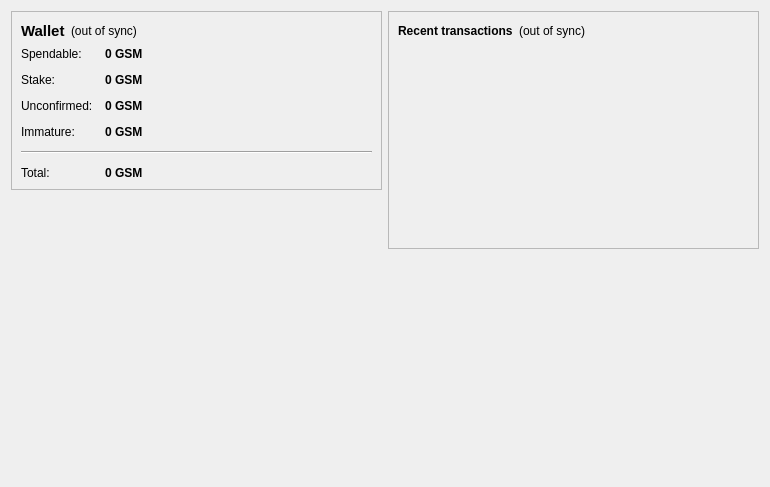
<?xml version="1.0" encoding="UTF-8"?>
<ui version="4.0">
 <class>OverviewPage</class>
 <widget class="QWidget" name="OverviewPage">
  <property name="geometry">
   <rect>
    <x>0</x>
    <y>0</y>
    <width>770</width>
    <height>487</height>
   </rect>
  </property>
  <property name="windowTitle">
   <string>Form</string>
  </property>
  <layout class="QHBoxLayout" name="horizontalLayout" stretch="1,1">
   <item>
    <layout class="QVBoxLayout" name="verticalLayout_2">
     <item>
      <widget class="QFrame" name="frame">
       <property name="frameShape">
        <enum>QFrame::StyledPanel</enum>
       </property>
       <property name="frameShadow">
        <enum>QFrame::Raised</enum>
       </property>
       <layout class="QVBoxLayout" name="verticalLayout_4">
        <item>
         <layout class="QHBoxLayout" name="horizontalLayout_4">
          <item>
           <widget class="QLabel" name="label_5">
            <property name="font">
             <font>
              <pointsize>11</pointsize>
              <weight>75</weight>
              <bold>true</bold>
             </font>
            </property>
            <property name="text">
             <string>Wallet</string>
            </property>
           </widget>
          </item>
          <item>
           <widget class="QLabel" name="labelWalletStatus">
            <property name="toolTip">
             <string>The displayed information may be out of date. Your wallet automatically synchronizes with the GSMcoin network after a connection is established, but this process has not completed yet.</string>
            </property>
            <property name="styleSheet">
             <string notr="true"/>
            </property>
            <property name="text">
             <string notr="true">(out of sync)</string>
            </property>
            <property name="alignment">
             <set>Qt::AlignLeading|Qt::AlignLeft|Qt::AlignVCenter</set>
            </property>
           </widget>
          </item>
          <item>
           <spacer name="horizontalSpacer_2">
            <property name="orientation">
             <enum>Qt::Horizontal</enum>
            </property>
            <property name="sizeHint" stdset="0">
             <size>
              <width>40</width>
              <height>20</height>
             </size>
            </property>
           </spacer>
          </item>
         </layout>
        </item>
        <item>
         <layout class="QFormLayout" name="formLayout_2">
          <property name="fieldGrowthPolicy">
           <enum>QFormLayout::AllNonFixedFieldsGrow</enum>
          </property>
          <property name="horizontalSpacing">
           <number>12</number>
          </property>
          <property name="verticalSpacing">
           <number>12</number>
          </property>
          <item row="0" column="0">
           <widget class="QLabel" name="label">
            <property name="text">
             <string>Spendable:</string>
            </property>
           </widget>
          </item>
          <item row="0" column="1">
           <widget class="QLabel" name="labelBalance">
            <property name="font">
             <font>
              <weight>75</weight>
              <bold>true</bold>
             </font>
            </property>
            <property name="cursor">
             <cursorShape>IBeamCursor</cursorShape>
            </property>
            <property name="toolTip">
             <string>Your current spendable balance</string>
            </property>
            <property name="text">
             <string notr="true">0 GSM</string>
            </property>
            <property name="textInteractionFlags">
             <set>Qt::LinksAccessibleByMouse|Qt::TextSelectableByKeyboard|Qt::TextSelectableByMouse</set>
            </property>
           </widget>
          </item>
          <item row="1" column="0">
           <widget class="QLabel" name="label_6">
            <property name="text">
             <string>Stake:</string>
            </property>
           </widget>
          </item>
          <item row="1" column="1">
           <widget class="QLabel" name="labelStake">
            <property name="font">
             <font>
              <weight>75</weight>
              <bold>true</bold>
             </font>
            </property>
            <property name="cursor">
             <cursorShape>IBeamCursor</cursorShape>
            </property>
            <property name="toolTip">
             <string>Total of coins that was staked, and do not yet count toward the current balance</string>
            </property>
            <property name="text">
             <string notr="true">0 GSM</string>
            </property>
            <property name="textInteractionFlags">
             <set>Qt::LinksAccessibleByMouse|Qt::TextSelectableByKeyboard|Qt::TextSelectableByMouse</set>
            </property>
           </widget>
          </item>
          <item row="2" column="0">
           <widget class="QLabel" name="label_3">
            <property name="text">
             <string>Unconfirmed:</string>
            </property>
           </widget>
          </item>
          <item row="2" column="1">
           <widget class="QLabel" name="labelUnconfirmed">
            <property name="font">
             <font>
              <weight>75</weight>
              <bold>true</bold>
             </font>
            </property>
            <property name="cursor">
             <cursorShape>IBeamCursor</cursorShape>
            </property>
            <property name="toolTip">
             <string>Total of transactions that have yet to be confirmed, and do not yet count toward the current balance</string>
            </property>
            <property name="text">
             <string notr="true">0 GSM</string>
            </property>
            <property name="textInteractionFlags">
             <set>Qt::LinksAccessibleByMouse|Qt::TextSelectableByKeyboard|Qt::TextSelectableByMouse</set>
            </property>
           </widget>
          </item>
          <item row="3" column="0">
           <widget class="QLabel" name="labelImmatureText">
            <property name="text">
             <string>Immature:</string>
            </property>
           </widget>
          </item>
          <item row="3" column="1">
           <widget class="QLabel" name="labelImmature">
            <property name="font">
             <font>
              <weight>75</weight>
              <bold>true</bold>
             </font>
            </property>
            <property name="toolTip">
             <string>Mined balance that has not yet matured</string>
            </property>
            <property name="text">
             <string notr="true">0 GSM</string>
            </property>
            <property name="textInteractionFlags">
             <set>Qt::LinksAccessibleByMouse|Qt::TextSelectableByKeyboard|Qt::TextSelectableByMouse</set>
            </property>
           </widget>
          </item>
          <item row="4" column="0" colspan="2">
           <widget class="Line" name="line">
            <property name="orientation">
             <enum>Qt::Horizontal</enum>
            </property>
           </widget>
          </item>
          <item row="5" column="0">
           <widget class="QLabel" name="labelTotalText">
            <property name="text">
             <string>Total:</string>
            </property>
           </widget>
          </item>
          <item row="5" column="1">
           <widget class="QLabel" name="labelTotal">
            <property name="font">
             <font>
              <weight>75</weight>
              <bold>true</bold>
             </font>
            </property>
            <property name="cursor">
             <cursorShape>IBeamCursor</cursorShape>
            </property>
            <property name="toolTip">
             <string>Your current total balance</string>
            </property>
            <property name="text">
             <string notr="true">0 GSM</string>
            </property>
            <property name="textInteractionFlags">
             <set>Qt::LinksAccessibleByMouse|Qt::TextSelectableByKeyboard|Qt::TextSelectableByMouse</set>
            </property>
           </widget>
          </item>
         </layout>
        </item>
       </layout>
      </widget>
     </item>
     <item>
      <spacer name="verticalSpacer">
       <property name="orientation">
        <enum>Qt::Vertical</enum>
       </property>
       <property name="sizeHint" stdset="0">
        <size>
         <width>20</width>
         <height>40</height>
        </size>
       </property>
      </spacer>
     </item>
     <item>
      <widget class="QLabel" name="label_2">
       <property name="autoFillBackground">
        <bool>true</bool>
       </property>
       <property name="text">
        <string/>
       </property>
       <property name="pixmap">
        <pixmap resource="../bitcoin.qrc">:/images/GSMcoinoverv</pixmap>
       </property>
       <property name="scaledContents">
        <bool>false</bool>
       </property>
       <property name="margin">
        <number>0</number>
       </property>
      </widget>
     </item>
    </layout>
   </item>
   <item>
    <layout class="QVBoxLayout" name="verticalLayout_3">
     <item>
      <widget class="QFrame" name="frame_2">
       <property name="frameShape">
        <enum>QFrame::StyledPanel</enum>
       </property>
       <property name="frameShadow">
        <enum>QFrame::Raised</enum>
       </property>
       <layout class="QVBoxLayout" name="verticalLayout">
        <item>
         <layout class="QHBoxLayout" name="horizontalLayout_2">
          <item>
           <widget class="QLabel" name="label_4">
            <property name="text">
             <string>&lt;b&gt;Recent transactions&lt;/b&gt;</string>
            </property>
           </widget>
          </item>
          <item>
           <widget class="QLabel" name="labelTransactionsStatus">
            <property name="toolTip">
             <string>The displayed information may be out of date. Your wallet automatically synchronizes with the GSMcoin network after a connection is established, but this process has not completed yet.</string>
            </property>
            <property name="styleSheet">
             <string notr="true"/>
            </property>
            <property name="text">
             <string notr="true">(out of sync)</string>
            </property>
            <property name="alignment">
             <set>Qt::AlignRight|Qt::AlignTrailing|Qt::AlignVCenter</set>
            </property>
           </widget>
          </item>
          <item>
           <spacer name="horizontalSpacer">
            <property name="orientation">
             <enum>Qt::Horizontal</enum>
            </property>
            <property name="sizeHint" stdset="0">
             <size>
              <width>40</width>
              <height>20</height>
             </size>
            </property>
           </spacer>
          </item>
         </layout>
        </item>
        <item>
         <widget class="QListView" name="listTransactions">
          <property name="styleSheet">
           <string notr="true">QListView { background: transparent; }</string>
          </property>
          <property name="frameShape">
           <enum>QFrame::NoFrame</enum>
          </property>
          <property name="verticalScrollBarPolicy">
           <enum>Qt::ScrollBarAlwaysOff</enum>
          </property>
          <property name="horizontalScrollBarPolicy">
           <enum>Qt::ScrollBarAlwaysOff</enum>
          </property>
          <property name="selectionMode">
           <enum>QAbstractItemView::NoSelection</enum>
          </property>
         </widget>
        </item>
       </layout>
      </widget>
     </item>
     <item>
      <spacer name="verticalSpacer_2">
       <property name="orientation">
        <enum>Qt::Vertical</enum>
       </property>
       <property name="sizeHint" stdset="0">
        <size>
         <width>20</width>
         <height>40</height>
        </size>
       </property>
      </spacer>
     </item>
    </layout>
   </item>
  </layout>
 </widget>
 <resources>
  <include location="../bitcoin.qrc"/>
 </resources>
 <connections/>
</ui>
